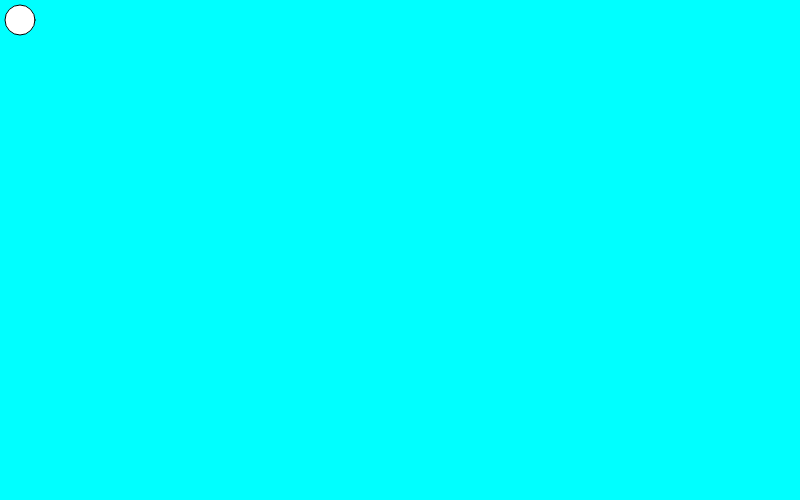
Frame 1 (no input)
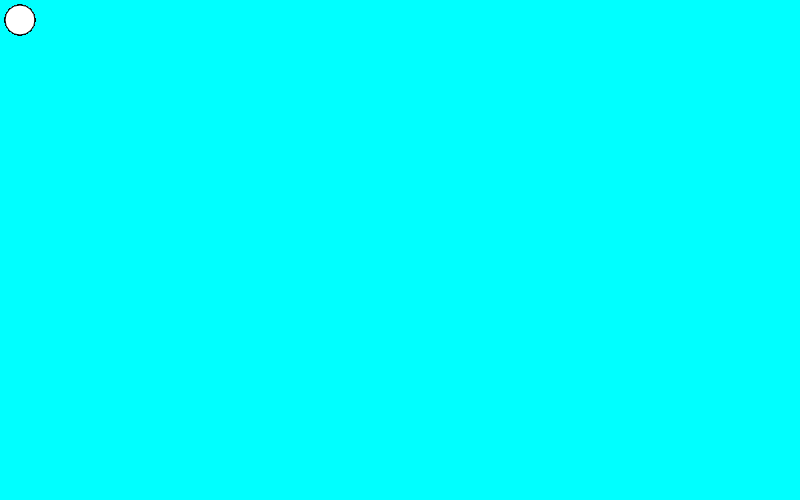
Frame 60 (no input)
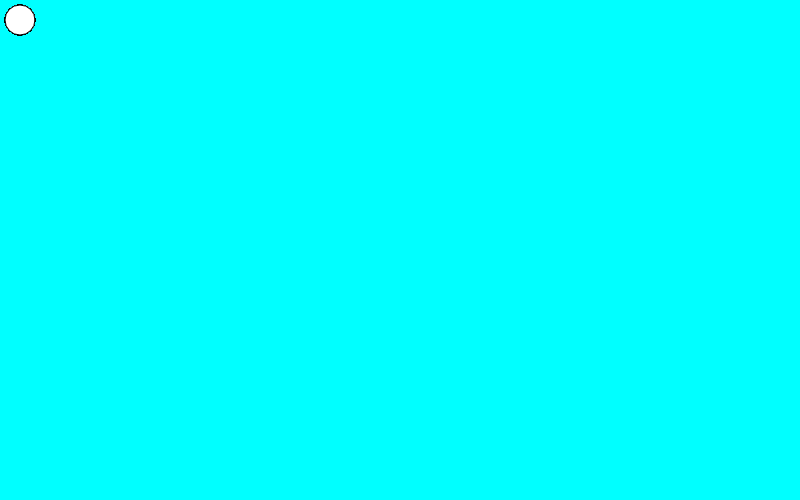
Frame 120 (the mouse pressed at the canvas centre since frame 60)

The p5.js sketch that drew these frames (run headless with seeded random() and noise() and a simulated clock; from frame 60 on, the mouse is pressed at the canvas centre):

// p5.js sketch
// ── sketch.js
function setup(){
  createCanvas(800,500);
  // background('green')
  background('cyan')
  // background('yellow')
  // background('orange')
  // background('purple')

}

function draw(){
  ellipse(20,20,30,30);
}
